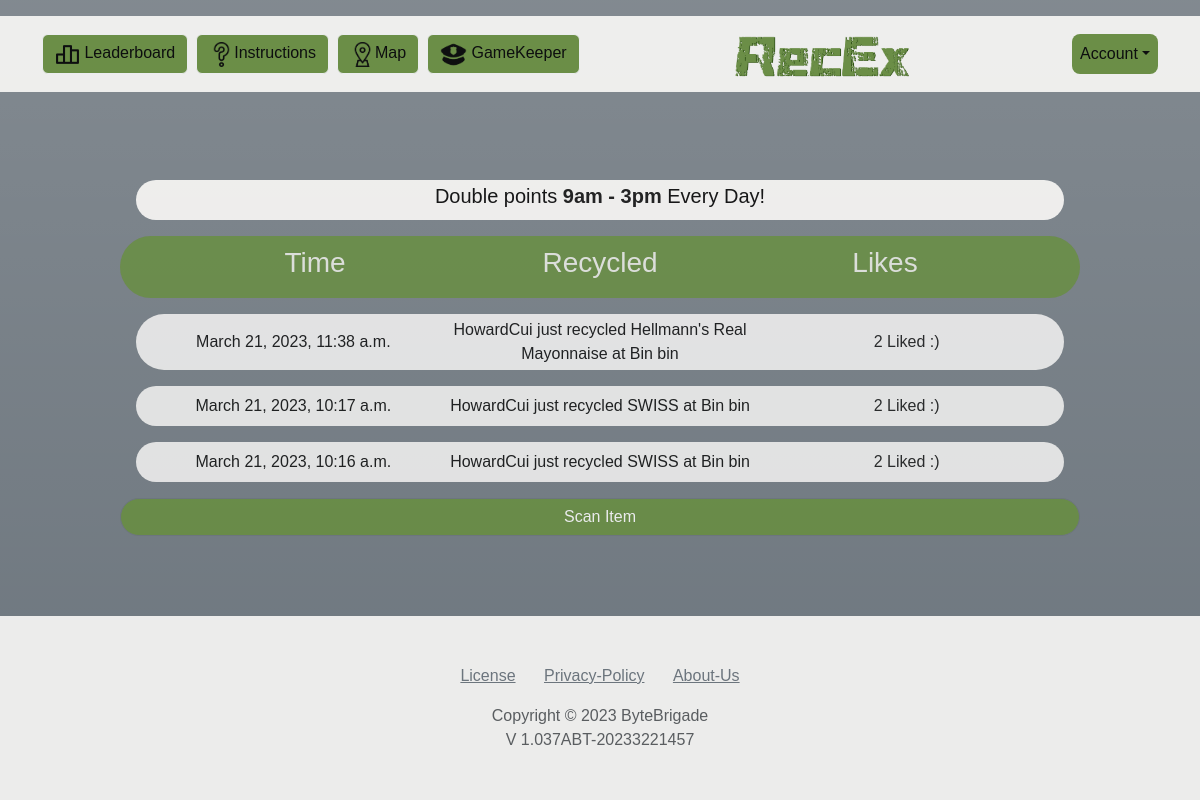
Screenshot of / (signed in) with the database file from the repository.
### home/models.py (models this page shows)
class Transaction(models.Model):
    transaction_id = models.AutoField(primary_key=True)
    time = models.DateTimeField(auto_now_add=True)
    bin = models.ForeignKey(BinData, on_delete=models.CASCADE)  # Need to assign as foreign key to bin application
    user = models.ForeignKey(User, default=-1, on_delete=models.CASCADE)
    product = models.ForeignKey(Product, on_delete=models.CASCADE)
    likes = models.IntegerField(default=0)

### products/models.py (models this page shows, shortened)
class Product(models.Model):
    barcode = models.CharField(max_length=30, primary_key=True)
    name = models.CharField(max_length=30)
    weight = models.FloatField()
    material = models.CharField(max_length=100)
    recycle = models.CharField(max_length=30)
    image = models.URLField()

### bins/models.py (models this page shows)
class BinData(models.Model):
    binId = models.CharField(max_length=100, primary_key=True)  # Format AM-01-1 (Building-Floor-BinNo)
    binName = models.CharField(max_length=100, default="bin")
    binLat = models.DecimalField(max_digits=100, decimal_places=22)
    binLong = models.DecimalField(max_digits=100, decimal_places=22)
    binPhoto = models.ImageField(default='figures/bins/default.jpg')
    bin_general = models.BooleanField(default=False)
    bin_recycle = models.BooleanField(default=False)
    bin_paper = models.BooleanField(default=False)
    bin_cans = models.BooleanField(default=False)
    bin_glass = models.BooleanField(default=False)
    bin_plastic = models.BooleanField(default=False)
    bin_non_rec = models.BooleanField(default=False)

### home/views.py (the view, shortened to what this page needs)
# urls.py: path('', views.home_view, name='index'),
def home_view(request):
    reset_sessions(request)
    if not request.user.is_authenticated:
        return redirect('login')
    liked = TransactionLike.objects.filter(user=request.user)
    likedList = []
    for x in liked:
        likedList.append(x.transaction_id)
    data = Transaction.objects.all().order_by('-time')[:4]
    data_dict = {
        'Transaction': data,
        'likedList': likedList
    }
    try:
        if request.session['index_info']:
            for key, value in request.session['index_info'].items():
                data_dict.update({key: value})
            request.session['index_info'] = {}
    except Exception as e:
        pass
    return render(request, 'home/index.html', data_dict)

### home/views.py (called while the page is built)
def reset_sessions(request):
    request.session['shownMap'] = -1 # Indicates whether the map has been shown with a specific marker
    request.session['barcode'] = -1  # The barcode that the user has scanned
    request.session['newHome'] = -1  # The closest bin
    request.session['valid'] = -1  # If the user has scanned a product, they are valid for the scanner page
    request.session['pokedex_barcode'] = -1 # The barcode of a product selected within the pokedex
    request.session['success_recycle'] = -1  # A session to verify if a user is valid for the addition of stats

### home/templates/home/index.html (shortened to what this page needs)
{% extends 'navbar.html' %}
{% load static %}
{% block content %}
    <div class="feeds" style="margin: 0 auto;color: var(--secondary); width: 80vw;">
        <div class="content-container" style="align-items: center; justify-content: center;">
            <h5 style="color: black; margin-left: 1vw; margin-right: 1vw;">Double points <strong>9am - 3pm</strong> Every Day!</h5>
        </div>
        <div style="height: 70%; overflow:auto;">
            <div class="top-bar">
                <h3 style="width: 200px">Time</h3>
                <h3 style="width: 200px">Recycled</h3>
                <h3 style="width: 200px">Likes</h3>
            </div>
            <div style="color: black;">
                {% for item in Transaction %}
                <div class="content-container">
                    <div class="content-bar-cells">{{item.time}}</div>
                    <div class="content-bar-cells">{{item.user}} just recycled {{item.product.name}} at Bin {{item.bin.binName}}</div>
                    <form class="content-bar-cells" method="POST" style="">
                        <div style="">{{ item.likes }}
                            {% if item.transaction_id in likedList %}
                                Liked :)
                            {% else %}
                                <button role="submit">Like</button>
                            {% endif %}
                        </div>
                    </form>
                </div>
                {% endfor %}
            </div>
        </div>
        <a class="btn btn-secondary d-block w-100" style="color: white; background-color: var(--primary); border-radius: 100px;" href="{% url 'barcode_lookup' %}" role="button">Scan Item</a>
    </div>
{% endblock %}

### statics/templates/navbar.html (shortened to what this page needs)
{% load static %}
<!DOCTYPE html>
<html lang="en">
<head>
    <link rel="stylesheet" href="{% static 'assets/bootstrap/css/bootstrap.min.css' %}">
    <link rel="stylesheet" href="{% static 'assets/css/Navbar-Centered-Brand-Dark-icons.css' %}">
    <link rel="stylesheet" href="{% static 'style/css/background.css' %}">
    <link rel="stylesheet" href="{% static 'style/css/styles.css' %}">
</head>
<ul class="slideshow unordered">
</ul>
<body class="font-monospace text-center bg-secondary bg-gradient navbar-styles">
<nav class="navbar navbar-expand-md justify-content-center navbar-styles nav-show">
    <div class="container">
        <a class="navbar-brand d-flex" style="color: var(--primary)"><img src="{% static 'figures/RecEx-logo.png' %}"
                                                                          height="50"/></a>
        <div class="d-inline-flex">
            {% if request.user.is_authenticated %}
                <div id="toggle-account" class="dropdown" style="border-radius: 8px; background-color:var(--primary); padding: 8px;"><a
                        class="dropdown-toggle text-center" aria-expanded="false" data-bs-toggle="dropdown" href="#"
                        style="border-radius: 8px;color: var(--bs-black); text-decoration: none;">Account</a>
                </div>
            {% endif %}
        </div>
        <div class="collapse navbar-collapse flex-grow-0 order-md-first" id="navcol-6" style="z-index: 0;">
            <ul class="navbar-nav me-auto">
                <li class="nav-item">
                    {% if request.get_full_path == "/" %}
                        <li class="nav-item"><a class="btn btn-light me-2" role="button"
                                                href="{% url 'leaderboard' %}"
                                                style="background-color: var(--primary); color: var(--bs-btn-disabled-color);"><img src="{% static 'figures/nav_items/leaderboard_icon.png' %}"
                                                                                                      height="25"/> Leaderboard</a>
                        </li>
                    {% else %}
                        <li class="nav-item"><a class="btn btn-light me-2" role="button"
                                                href="{% url 'index' %}"
                                                style="background-color: var(--primary); color: var(--bs-btn-disabled-color);"><img src="{% static 'figures/nav_items/home.png' %}"height="25"/> Home</a>
                        </li>
                    {% endif %}
                </li>
                <li class="nav-item">
                    <a class="btn btn-light me-2" role="button" href="{% url 'instruction' %}"
                       style="background: var(--primary);color: var(--bs-btn-disabled-color);"><img src="{% static 'figures/nav_items/question-mark.png' %}"height="25"/>Instructions</a>
                </li>
                <li class="nav-item"><a class="btn btn-light me-2" role="button"
                                        href="{% url 'bin_map' %}"
                                        style="background-color: var(--primary); color: var(--bs-btn-disabled-color);"><img src="{% static 'figures/nav_items/map.png' %}" height="25"/>Map</a>
                </li>
                {% if request.user.is_superuser %}
                    <li class="nav-item">
                        <a class="btn btn-light me-2" role="button"
                           href="{% url 'gamekeeperPage' %}"
                           style="background: var(--primary);color: var(--bs-btn-disabled-color);"><img src="{% static 'figures/nav_items/gamekeeper.png' %}" height="25"/> GameKeeper</a>
                    </li>
                {% endif %}
            </ul>
        </div>
    </div>
</nav>
    {% block content %}{% endblock %}
<div style="flex: 1;"></div>
<footer class="text-center footer-styles mt-4">
    <div class="container text-muted py-4 py-lg-5">
        <ul class="list-inline">
            <li class="list-inline-item me-4"><a class="link-secondary" href="{% url "license" %}">License</a></li>
            <li class="list-inline-item me-4"><a class="link-secondary" href="{% url "privacy" %}">Privacy-Policy</a>
            </li>
            <li class="list-inline-item"><a class="link-secondary" href="{% url "aboutus" %}">About-Us</a></li>
        </ul>
        <p class="mb-0">Copyright © 2023 ByteBrigade</p>
        <p class="mb-0">V 1.037ABT-20233221457</p>
    </div>
</footer>
</body>
</body>
</html>

### statics/style/css/background.css (style rules this page uses)
.unordered { list-style:none; }
.slideshow, .slideshow:after { position: fixed; width: 100%; height: 100%; top: 0px; left: 0px; z-index: -1; }

### statics/style/css/styles.css (style rules this page uses)
:root { --body-bg: #FBFAF8; --secondary: #FBFAF8; --secondary-rgb: 251, 250, 248; --primary: #698F3F; --primary-rgb: 10, 18, 42; --dark: #0A122A; --dark-rgb: 66, 109, 52; }
body { min-height: 100vh; padding-top: 2vh; background-color: var(--secondary); display: flex; flex-direction: column; font-family: helvetica; }
body * { font-family: helvetica; }
.navbar-styles { background-color: #FBFAF8; opacity: 90%; }
.nav-show, .nav-show * { z-index: 3; opacity: 100%; }
.footer-styles { align-self: end; width: 100%; background: var(--secondary); margin-top: 2vh; }
a { color: var(--primary); }
.feeds * { opacity: 95%; }
.top-bar { background: var(--primary); padding: 10px; display: flex; justify-content: space-evenly; border-radius: 100px; }
.content-container { display: flex; flex-direction: row; justify-content: space-evenly; background: var(--secondary); min-height: 5vh; border-radius: 30px; border: black 10px; justify-content: center; margin: 2vh; padding: 0.5vh; opacity: 100%; }
.content-bar-cells { width: 26.7vw; display: flex; align-items: center; justify-content: center; }

### rows the page displays
Transaction: time "March 21, 2023, 11:38 a.m.", user "HowardCui", product.name "Hellmann's Real Mayonnaise", bin.binName "bin", likes "2", shows "Liked :)"
Transaction: time "March 21, 2023, 10:17 a.m.", user "HowardCui", product.name "SWISS", bin.binName "bin", likes "2", shows "Liked :)"
Transaction: time "March 21, 2023, 10:16 a.m.", user "HowardCui", product.name "SWISS", bin.binName "bin", likes "2", shows "Liked :)"
